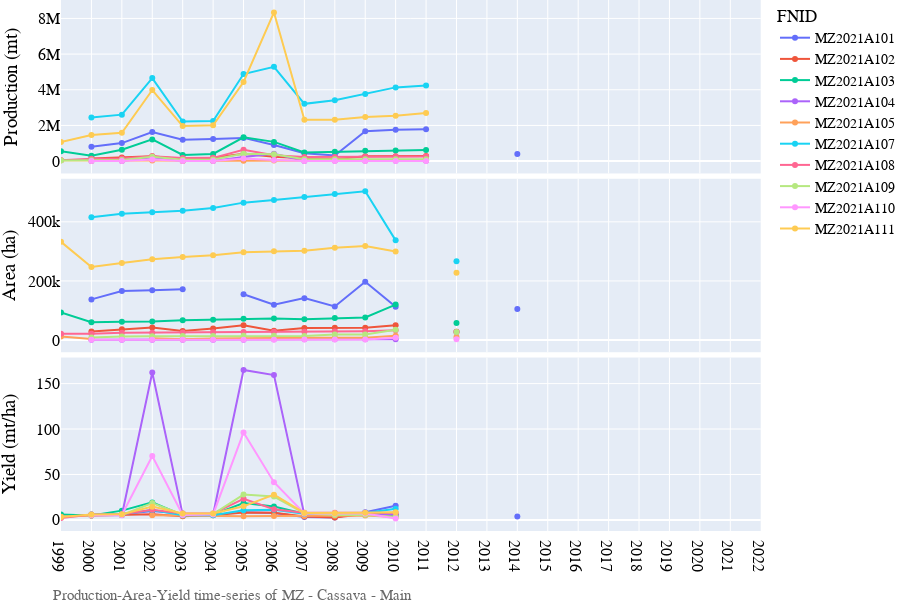
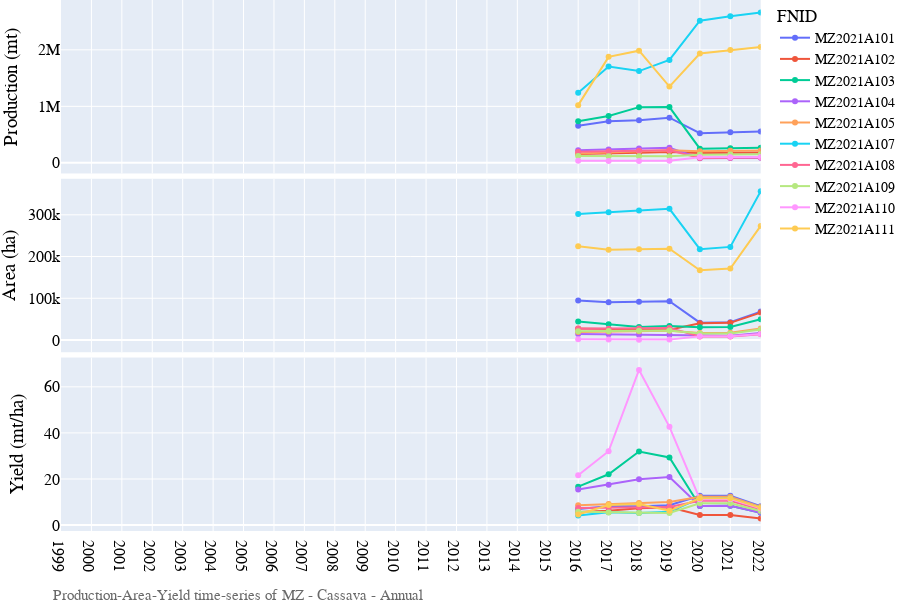
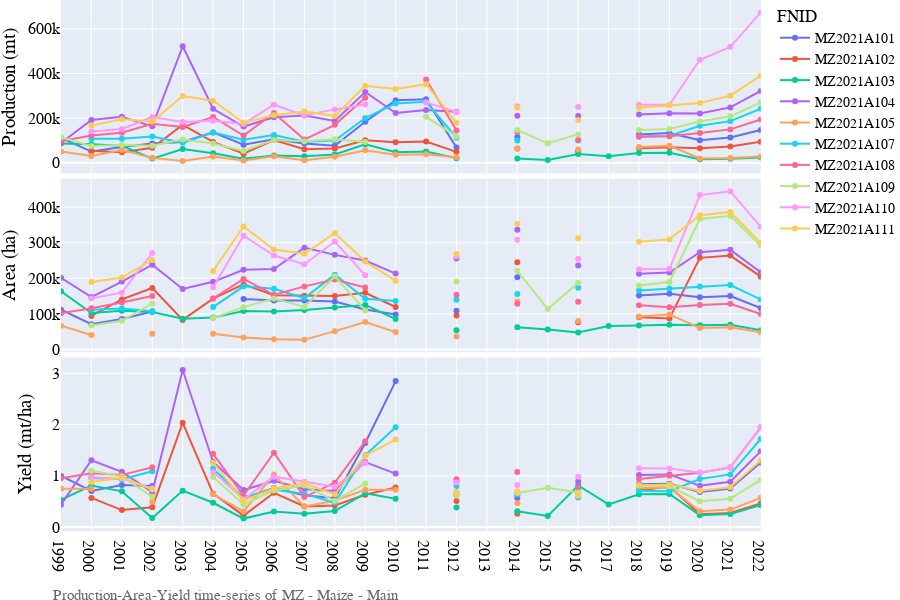
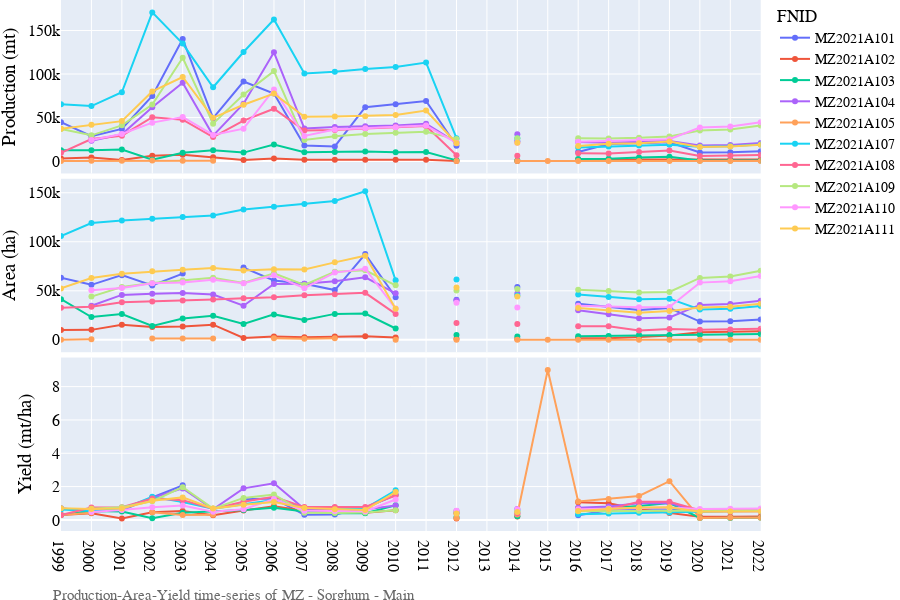

Notebook cell for these charts, in order:
### Code cell
# Lineplot of Production-Area-Yield time-series
country_iso, country_name ='MZ', 'Mozambique'
df = pd.read_csv('../data/crop/adm_crop_production_%s.csv' % country_iso, index_col=0)
df['year'] = df['harvest_year']
year = [df['year'].min(), df['year'].max()]
product_season = [
    ['Cassava','Main'],
    ['Cassava','Annual'],
    ['Maize','Main'],
    ['Sorghum','Main'],
]
for product_name, season_name in product_season:
    footnote = 'Production-Area-Yield time-series of %s - %s - %s' % (country_iso, product_name, season_name)
    fn_save = '../figures/%s_line_pay_%s_%s.png' % (country_iso, product_name, season_name)
    sub = df[(df['product'] == product_name) & (df['season_name'] == season_name)]
    fig = PlotLinePAY(sub, year, footnote, fn_save)
    fig.show()
